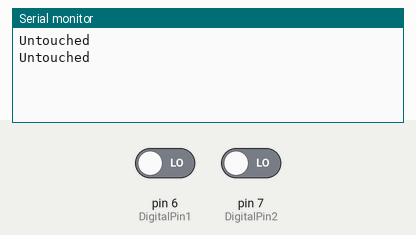
This sketch was run on a simulated Arduino Uno, built with avr-gcc and run on an emulated ATmega328P. Shown: the last lines printed to the serial monitor. The test bench sets the inputs (shaded band); at power-on: pin 6 (DigitalPin1) LOW, pin 7 (DigitalPin2) LOW.

Above: at 1.2 s.
1.3 s: pin 6 (DigitalPin1) driven HIGH
At 2.9 s:
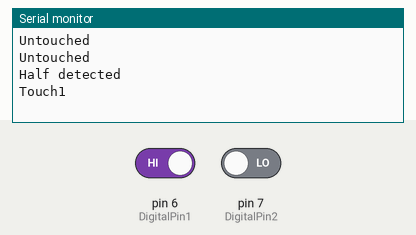
3.5 s: pin 7 (DigitalPin2) driven HIGH
At 5.0 s:
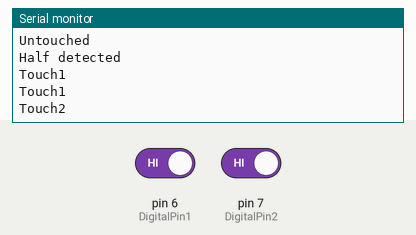

Measured:
- after the input at 1.3 s, the serial monitor: prints a new line after 0.76 s (image 1)
- after the input at 3.5 s, the serial monitor: prints a new line after 0.63 s (image 2)

The sketch:

ALBO7.ino
```cpp
#include <SoftwareSerial.h>
#define BT_TXD 3
#define BT_RXD 2
#define DigitalPin1 6
#define DigitalPin2 7
#define FULL 50
#define HALF 25

SoftwareSerial bluetooth(BT_RXD, BT_TXD);

int touched1;
int touched2;
int cnt = 0;
int descending = 0;

void setup ()
{
  pinMode (DigitalPin1, INPUT);
  pinMode (DigitalPin2, INPUT);
  Serial.begin (9600);
  bluetooth.begin(9600);
}

void loop ()
{
  // 술을 따를 때에만 측정이 되게 한다.
  if (digitalRead (DigitalPin1)){
      touched1 = 1;
  }
  if (digitalRead(DigitalPin2)){
      touched2 = 1;
  }

  //터치 민감도를 최대로 키운다.
  if(cnt%1000==0){
    if(!(touched1||touched2)){
      Serial.println("Untouched");
      descending = 0;
    }

    else{
      if(touched2 || (touched2&&touched1)){
        if(descending==0){
          Serial.println ("Full detected");
          bluetooth.println(FULL);
        }
        Serial.println ("Touch2");
        touched1 = 0;
        touched2 = 0;
      }
      else if(touched1){
        if(descending==0){
          Serial.println ("Half detected");
          bluetooth.println(HALF);
        }
        Serial.println("Touch1");
        touched1 = 0;
      }
      descending = 1;
    }
  }
  cnt++;
  delay(1);

}
```
